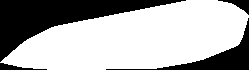
%> input picture bathymetries/OntarioDEM1.tif, 249 x 70 px; its folder holds only this picture in this run
$ octave LAKE_ONTARIO_EARTH.m   (GNU Octave 9; MATLAB toolbox functions it lacks are replaced by stand-ins)
%> lines starting %> are read from the running program, lines starting %| are printed output that depends on the picture
clc
clear
close all

% Lake Ontario Bathymetry: https://www.ncei.noaa.gov/products/great-lakes-bathymetry
% Citation: National Geophysical Data Center, 1999. Bathymetry of Lake Ontario. National Geophyiscal Data Center, NOAA. https://doi.org/10.7289/V56H4FBH
addpath('..\bathymetries\')
% export DEM values into array for UMWM bathymetry
D = imread('OntarioDEM1.tif');
%> D is the input picture: size 70x249 single; min -3.4e+38, max 242, mean -Inf
D(D==D(1,1)) = -1; % set land values to 0 (depth is positive)
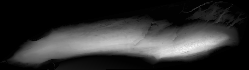
%> D: size 70x249 single; min -1, max 242, mean 45.6; drawn with min black and max white
% [7 lines of commented-out code are left out]

dd = D(35:65,160:190);
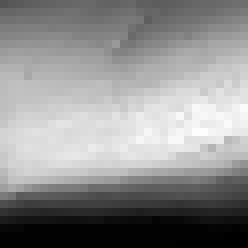
%> dd: size 31x31 single (shown 8 times larger); min -1, max 234, mean 130.6; drawn with min black and max white
[m,n] = size(dd)
%> m = 31; n = 31

windspeeds = 7.7; % 15 knots (waves build to 0.6-1.2 meters)

rho_water = 997;
nu_water = 1e-6;

wind_dir = 0;


%> (the run ends here)
